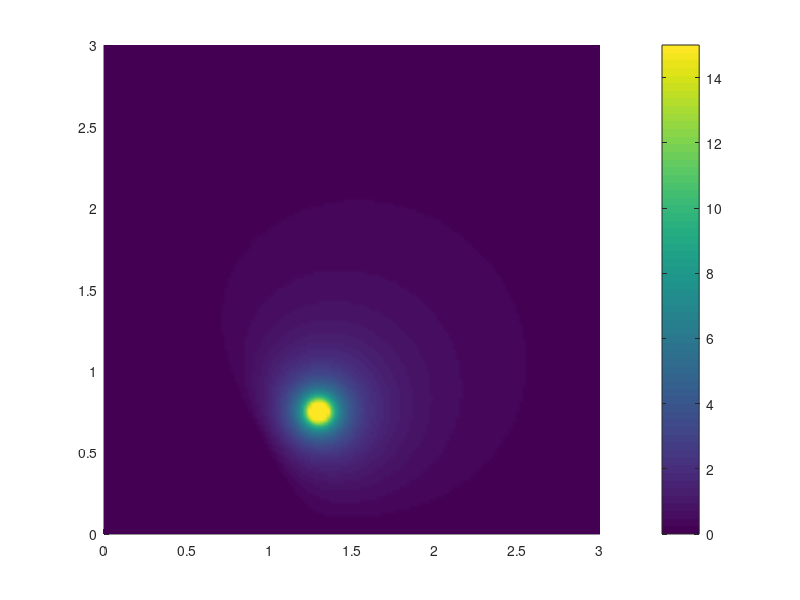

Reproduce this figure in MATLAB. (Note: this script raises an error after producing the figure.)
%d
x4=0:0.02:3;
y4=0:0.02:3;
[xa,ya]=meshgrid(x4,y4);

ph0=pi./6;
c1=cos(ph0);
c2=sin(ph0);
s=1.5;
s_=1./1.5;
R1=((xa-s.*c1).^2+(ya-s.*c2).^2).^(0.5);
R2=((xa+s.*c1).^2+(ya-s.*c2).^2).^(0.5);
R3=((xa+s.*c1).^2+(ya+s.*c2).^2).^(0.5);
R4=((xa-s.*c1).^2+(ya+s.*c2).^2).^(0.5);

R1_=((xa-s_.*c1).^2+(ya-s_.*c2).^2).^(0.5);
R2_=((xa+s_.*c1).^2+(ya-s_.*c2).^2).^(0.5);
R3_=((xa+s_.*c1).^2+(ya+s_.*c2).^2).^(0.5);
R4_=((xa-s_.*c1).^2+(ya+s_.*c2).^2).^(0.5);

F=(1./R1)-(1./R2)+(1./R3)-(1./R4)-(s./R1_)+(s./R2_)-(s./R3_)+(s./R4_);
F=F.*(xa.^2+ya.^2>=1);


figure(1)
colorbar
surface(xa,ya,F);
shading interp;
caxis([0 15]);
colormap(parula(50));
hold on
line([0 0], [1 3], 'color', 'red', 'LineWidth', 6);
line([1 3], [0 0], 'color', 'red', 'LineWidth', 6);
hold on
ththth = (0.01:0.002:pi/2-0.01);
xxx = cos(ththth);
yyy = sin(ththth);
plot(xxx,yyy,'o','color','red');

figure(2);
v=[0.001,0.01,0.05,0.1:0.1:1,1.25,1.5,2,3,5,10];
contour(xa,ya,F,v);

%e
figure(3)
[EX,EY] = gradient(F);
EX=-EX;
EY=-EY;
EX2=EX./sqrt(EX.^2+EY.^2);
EY2=EY./sqrt(EX.^2+EY.^2);
quiver(xa,ya,EX2,EY2,0.3);

hold on
line([0 0], [1 3], 'color', 'red', 'LineWidth', 6);
line([1 3], [0 0], 'color', 'red', 'LineWidth', 6);
hold on
ththth = (0.01:0.002:pi/2-0.01);
xxx = cos(ththth);
yyy = sin(ththth);
plot(xxx,yyy,'o','color','red');

figure(4)
streamslice(xa,ya,EX,EY);
axis tight

hold on
line([0 0], [1 3], 'color', 'red', 'LineWidth', 6);
line([1 3], [0 0], 'color', 'red', 'LineWidth', 6);
hold on
ththth = (0.01:0.002:pi/2-0.01);
xxx = cos(ththth);
yyy = sin(ththth);
plot(xxx,yyy,'o','color','red');

%f
figure(5)
rr = 1:0.01:3;
thth = (0:0.01:pi/2);
[rn thn] = meshgrid(rr,thth);
c1n=rn.*cos(thn);
c2n=rn.*sin(thn);

R1n=((c1n-s.*c1).^2+(c2n-s.*c2).^2).^(0.5);
R2n=((c1n+s.*c1).^2+(c2n-s.*c2).^2).^(0.5);
R3n=((c1n+s.*c1).^2+(c2n+s.*c2).^2).^(0.5);
R4n=((c1n-s.*c1).^2+(c2n+s.*c2).^2).^(0.5);

R1n_=((c1n-s_.*c1).^2+(c2n-s_.*c2).^2).^(0.5);
R2n_=((c1n+s_.*c1).^2+(c2n-s_.*c2).^2).^(0.5);
R3n_=((c1n+s_.*c1).^2+(c2n+s_.*c2).^2).^(0.5);
R4n_=((c1n-s_.*c1).^2+(c2n+s_.*c2).^2).^(0.5);

EXn=((c1n-s)./R1n.^3)-((c1n+s)./R2n.^3)+((c1n+s)./R3n.^3)-((c1n-s)./R4n.^3)-(s.*(c1n-s_)./R1n_.^3)+(s.*(c1n+s_)./R2n_.^3)-(s.*(c1n+s_)./R3n_.^3)+(s.*(c1n-s_)./R4n_.^3);
EYn=((c2n-s)./R1n.^3)-((c2n-s)./R2n.^3)+((c2n+s)./R3n.^3)-((c2n+s)./R4n.^3)-(s.*(c2n-s_)./R1n_.^3)+(s.*(c2n-s_)./R2n_.^3)-(s.*(c2n+s_)./R3n_.^3)+(s.*(c2n+s_)./R4n_.^3);
sigma=c1n.*EXn+c2n.*EYn;
phi=rad2deg(thn);
plot(phi,sigma);
